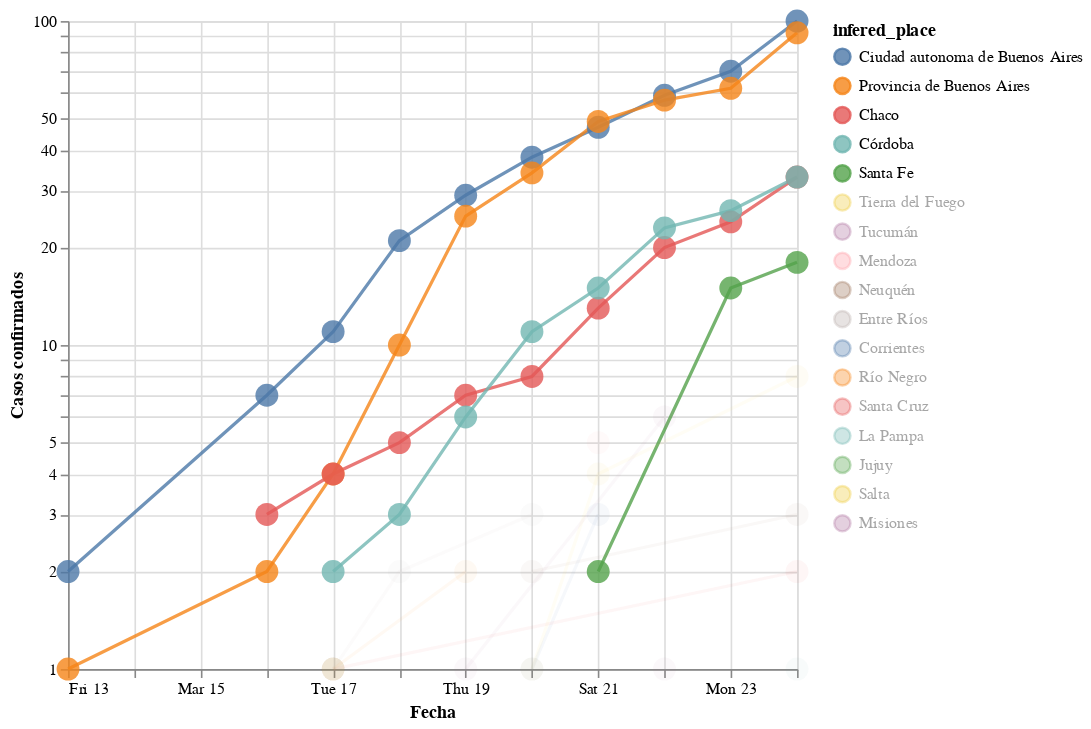

The notebook cell saved with this chart:
### Markdown cell above
### Evolucion en el tiempo de la cantidad de casos totales

Haciendo **Shift+Click** en las provincias que se ven a la derecha, podemos agregar o quitar provincias al gráfico

### Code cell
#hide_input
plot_evolution(cnt_by_place[cnt_by_place >=10].index.tolist())

### Figure 1 — Vega-Lite specification as saved in the notebook (floating-point values rounded to 4 significant figures)
{"config": {"view": {"continuousWidth": 400, "continuousHeight": 300}, "point": {"size": 200}, "title": {"align": "center"}}, "data": {"name": "data-79994ce379de73cce7734e02ce29ea64"}, "mark": {"type": "line", "point": true, "radius": 150}, "encoding": {"color": {"type": "nominal", "field": "infered_place", "sort": ["Ciudad autonoma de Buenos Aires", "Provincia de Buenos Aires", "Chaco", "Córdoba", "Santa Fe", "Tierra del Fuego", "Tucumán", "Mendoza", "Neuquén", "Entre Ríos", "Corrientes", "Río Negro", "Santa Cruz", "La Pampa", "Jujuy", "Salta", "Misiones"]}, "opacity": {"condition": {"value": 0.8, "selection": "selector001"}, "value": 0.05}, "tooltip": [{"type": "nominal", "field": "place"}, {"type": "nominal", "field": "infered_place"}, {"type": "quantitative", "field": "infered_place_score"}, {"type": "quantitative", "field": "infected"}, {"type": "temporal", "field": "date"}, {"type": "quantitative", "field": "days_from_first_infection"}, {"type": "quantitative", "field": "cum_infected"}], "x": {"type": "temporal", "axis": {"title": "Fecha"}, "field": "date"}, "y": {"type": "quantitative", "axis": {"title": "Casos confirmados"}, "field": "cum_infected", "scale": {"type": "log"}}}, "height": 400, "selection": {"selector001": {"type": "multi", "fields": ["infered_place"], "bind": "legend", "init": [{"infered_place": "Ciudad autonoma de Buenos Aires"}, {"infered_place": "Provincia de Buenos Aires"}, {"infered_place": "Chaco"}, {"infered_place": "Córdoba"}, {"infered_place": "Santa Fe"}]}}, "width": 450, "$schema": "https://vega.github.io/schema/vega-lite/v4.0.2.json", "datasets": {"data-79994ce379de73cce7734e02ce29ea64": [{"place": "Ciudad de Buenos Aires", "infered_place": "Ciudad autonoma de Buenos Aires", "infered_place_score": 1.0, "infected": 2, "date": "2020-03-13T00:00:00", "days_from_first_infection": 0, "cum_infected": 2}, {"place": "Ciudad Autónoma de Buenos Aires", "infered_place": "Ciudad autonoma de Buenos Aires", "infered_place_score": 1.0, "infected": 5, "date": "2020-03-16T00:00:00", "days_from_first_infection": 3, "cum_infected": 7}, {"place": "Ciudad Autónoma de Buenos Aires", "infered_place": "Ciudad autonoma de Buenos Aires", "infered_place_score": 1.0, "infected": 4, "date": "2020-03-17T00:00:00", "days_from_first_infection": 4, "cum_infected": 11}, {"place": "Ciudad Autónoma de Buenos Aires", "infered_place": "Ciudad autonoma de Buenos Aires", "infered_place_score": 1.0, "infected": 10, "date": "2020-03-18T00:00:00", "days_from_first_infection": 5, "cum_infected": 21}, {"place": "Ciudad Autónoma de Buenos Aires", "infered_place": "Ciudad autonoma de Buenos Aires", "infered_place_score": 1.0, "infected": 8, "date": "2020-03-19T00:00:00", "days_from_first_infection": 6, "cum_infected": 29}, {"place": "Ciudad Autónoma de Buenos Aires", "infered_place": "Ciudad autonoma de Buenos Aires", "infered_place_score": 1.0, "infected": 9, "date": "2020-03-20T00:00:00", "days_from_first_infection": 7, "cum_infected": 38}, {"place": "Ciudad Autónoma de Buenos Aires", "infered_place": "Ciudad autonoma de Buenos Aires", "infered_place_score": 1.0, "infected": 9, "date": "2020-03-21T00:00:00", "days_from_first_infection": 8, "cum_infected": 47}, {"place": "Ciudad Autónoma de Buenos Aires", "infered_place": "Ciudad autonoma de Buenos Aires", "infered_place_score": 1.0, "infected": 12, "date": "2020-03-22T00:00:00", "days_from_first_infection": 9, "cum_infected": 59}, {"place": "Ciudad Autónoma de Buenos Aires", "infered_place": "Ciudad autonoma de Buenos Aires", "infered_place_score": 1.0, "infected": 11, "date": "2020-03-23T00:00:00", "days_from_first_infection": 10, "cum_infected": 70}, {"place": "Ciudad Autónoma de Buenos Aires", "infered_place": "Ciudad autonoma de Buenos Aires", "infered_place_score": 1.0, "infected": 30, "date": "2020-03-24T00:00:00", "days_from_first_infection": 11, "cum_infected": 100}, {"place": "Buenos Aires y", "infered_place": "Provincia de Buenos Aires", "infered_place_score": 1.0, "infected": 1, "date": "2020-03-13T00:00:00", "days_from_first_infection": 0, "cum_infected": 1}, {"place": "Provincia de Buenos Aires", "infered_place": "Provincia de Buenos Aires", "infered_place_score": 1.0, "infected": 1, "date": "2020-03-16T00:00:00", "days_from_first_infection": 3, "cum_infected": 2}, {"place": "Provincia de Buenos Aires", "infered_place": "Provincia de Buenos Aires", "infered_place_score": 1.0, "infected": 2, "date": "2020-03-17T00:00:00", "days_from_first_infection": 4, "cum_infected": 4}, {"place": "Provi ncia de Buenos Aires", "infered_place": "Provincia de Buenos Aires", "infered_place_score": 1.0, "infected": 6, "date": "2020-03-18T00:00:00", "days_from_first_infection": 5, "cum_infected": 10}, {"place": "Provincia de Buenos Aires", "infered_place": "Provincia de Buenos Aires", "infered_place_score": 1.0, "infected": 15, "date": "2020-03-19T00:00:00", "days_from_first_infection": 6, "cum_infected": 25}, {"place": "Provincia de Buenos Aires", "infered_place": "Provincia de Buenos Aires", "infered_place_score": 1.0, "infected": 9, "date": "2020-03-20T00:00:00", "days_from_first_infection": 7, "cum_infected": 34}, {"place": "Provincia de Buenos Aires", "infered_place": "Provincia de Buenos Aires", "infered_place_score": 1.0, "infected": 15, "date": "2020-03-21T00:00:00", "days_from_first_infection": 8, "cum_infected": 49}, {"place": "Provincia de Buenos Aires", "infered_place": "Provincia de Buenos Aires", "infered_place_score": 1.0, "infected": 8, "date": "2020-03-22T00:00:00", "days_from_first_infection": 9, "cum_infected": 57}, {"place": "Provincia de Buenos Aires", "infered_place": "Provincia de Buenos Aires", "infered_place_score": 1.0, "infected": 5, "date": "2020-03-23T00:00:00", "days_from_first_infection": 10, "cum_infected": 62}, {"place": "Provincia de Buenos Aires", "infered_place": "Provincia de Buenos Aires", "infered_place_score": 1.0, "infected": 30, "date": "2020-03-24T00:00:00", "days_from_first_infection": 11, "cum_infected": 92}, {"place": "Chaco y uno", "infered_place": "Chaco", "infered_place_score": 0.4545, "infected": 3, "date": "2020-03-16T00:00:00", "days_from_first_infection": 0, "cum_infected": 3}, {"place": "Chaco", "infered_place": "Chaco", "infered_place_score": 1.0, "infected": 1, "date": "2020-03-17T00:00:00", "days_from_first_infection": 1, "cum_infected": 4}, {"place": "Chaco", "infered_place": "Chaco", "infered_place_score": 1.0, "infected": 1, "date": "2020-03-18T00:00:00", "days_from_first_infection": 2, "cum_infected": 5}, {"place": "Chaco", "infered_place": "Chaco", "infered_place_score": 1.0, "infected": 2, "date": "2020-03-19T00:00:00", "days_from_first_infection": 3, "cum_infected": 7}, {"place": "Chaco", "infered_place": "Chaco", "infered_place_score": 1.0, "infected": 1, "date": "2020-03-20T00:00:00", "days_from_first_infection": 4, "cum_infected": 8}, {"place": "Chaco", "infered_place": "Chaco", "infered_place_score": 1.0, "infected": 5, "date": "2020-03-21T00:00:00", "days_from_first_infection": 5, "cum_infected": 13}, {"place": "Chaco", "infered_place": "Chaco", "infered_place_score": 1.0, "infected": 7, "date": "2020-03-22T00:00:00", "days_from_first_infection": 6, "cum_infected": 20}, {"place": "Chaco", "infered_place": "Chaco", "infered_place_score": 1.0, "infected": 4, "date": "2020-03-23T00:00:00", "days_from_first_infection": 7, "cum_infected": 24}, {"place": "Chaco", "infered_place": "Chaco", "infered_place_score": 1.0, "infected": 9, "date": "2020-03-24T00:00:00", "days_from_first_infection": 8, "cum_infected": 33}, {"place": "Córdoba", "infered_place": "Córdoba", "infered_place_score": 1.0, "infected": 2, "date": "2020-03-17T00:00:00", "days_from_first_infection": 0, "cum_infected": 2}, {"place": "Córdoba", "infered_place": "Córdoba", "infered_place_score": 1.0, "infected": 1, "date": "2020-03-18T00:00:00", "days_from_first_infection": 1, "cum_infected": 3}, {"place": "Córdoba", "infered_place": "Córdoba", "infered_place_score": 1.0, "infected": 3, "date": "2020-03-19T00:00:00", "days_from_first_infection": 2, "cum_infected": 6}, {"place": "Córdoba", "infered_place": "Córdoba", "infered_place_score": 1.0, "infected": 5, "date": "2020-03-20T00:00:00", "days_from_first_infection": 3, "cum_infected": 11}, {"place": "Córdoba", "infered_place": "Córdoba", "infered_place_score": 1.0, "infected": 4, "date": "2020-03-21T00:00:00", "days_from_first_infection": 4, "cum_infected": 15}, {"place": "Córdoba", "infered_place": "Córdoba", "infered_place_score": 1.0, "infected": 8, "date": "2020-03-22T00:00:00", "days_from_first_infection": 5, "cum_infected": 23}, {"place": "Córdoba", "infered_place": "Córdoba", "infered_place_score": 1.0, "infected": 3, "date": "2020-03-23T00:00:00", "days_from_first_infection": 6, "cum_infected": 26}, {"place": "Córdoba", "infered_place": "Córdoba", "infered_place_score": 1.0, "infected": 7, "date": "2020-03-24T00:00:00", "days_from_first_infection": 7, "cum_infected": 33}, {"place": "Santa Fe", "infered_place": "Santa Fe", "infered_place_score": 1.0, "infected": 2, "date": "2020-03-21T00:00:00", "days_from_first_infection": 0, "cum_infected": 2}, {"place": "Santa Fe", "infered_place": "Santa Fe", "infered_place_score": 1.0, "infected": 13, "date": "2020-03-23T00:00:00", "days_from_first_infection": 2, "cum_infected": 15}, {"place": "Santa Fe", "infered_place": "Santa Fe", "infered_place_score": 1.0, "infected": 3, "date": "2020-03-24T00:00:00", "days_from_first_infection": 3, "cum_infected": 18}, {"place": "Tierra del Fuego", "infered_place": "Tierra del Fuego", "infered_place_score": 1.0, "infected": 1, "date": "2020-03-20T00:00:00", "days_from_first_infection": 0, "cum_infected": 1}, {"place": "Tierra del Fuego", "infered_place": "Tierra del Fuego", "infered_place_score": 1.0, "infected": 3, "date": "2020-03-21T00:00:00", "days_from_first_infection": 1, "cum_infected": 4}, {"place": "Tierra del Fuego", "infered_place": "Tierra del Fuego", "infered_place_score": 1.0, "infected": 4, "date": "2020-03-24T00:00:00", "days_from_first_infection": 4, "cum_infected": 8}, {"place": "Tucumán", "infered_place": "Tucumán", "infered_place_score": 1.0, "infected": 1, "date": "2020-03-19T00:00:00", "days_from_first_infection": 0, "cum_infected": 1}, {"place": "Tucumán", "infered_place": "Tucumán", "infered_place_score": 1.0, "infected": 5, "date": "2020-03-22T00:00:00", "days_from_first_infection": 3, "cum_infected": 6}, {"place": "Mendoza", "infered_place": "Mendoza", "infered_place_score": 1.0, "infected": 5, "date": "2020-03-21T00:00:00", "days_from_first_infection": 0, "cum_infected": 5}, {"place": "Neuquén", "infered_place": "Neuquén", "infered_place_score": 1.0, "infected": 2, "date": "2020-03-20T00:00:00", "days_from_first_infection": 0, "cum_infected": 2}, {"place": "Neuquén", "infered_place": "Neuquén", "infered_place_score": 1.0, "infected": 1, "date": "2020-03-24T00:00:00", "days_from_first_infection": 4, "cum_infected": 3}, {"place": "Entre Ríos", "infered_place": "Entre Ríos", "infered_place_score": 1.0, "infected": 1, "date": "2020-03-17T00:00:00", "days_from_first_infection": 0, "cum_infected": 1}, {"place": "Entre Ríos", "infered_place": "Entre Ríos", "infered_place_score": 1.0, "infected": 1, "date": "2020-03-18T00:00:00", "days_from_first_infection": 1, "cum_infected": 2}, {"place": "Entre Ríos", "infered_place": "Entre Ríos", "infered_place_score": 1.0, "infected": 1, "date": "2020-03-20T00:00:00", "days_from_first_infection": 3, "cum_infected": 3}, {"place": "Corrientes", "infered_place": "Corrientes", "infered_place_score": 1.0, "infected": 1, "date": "2020-03-20T00:00:00", "days_from_first_infection": 0, "cum_infected": 1}, {"place": "Corrientes", "infered_place": "Corrientes", "infered_place_score": 1.0, "infected": 2, "date": "2020-03-21T00:00:00", "days_from_first_infection": 1, "cum_infected": 3}, {"place": "Río Negro", "infered_place": "Río Negro", "infered_place_score": 1.0, "infected": 1, "date": "2020-03-17T00:00:00", "days_from_first_infection": 0, "cum_infected": 1}, {"place": "Rio Negro", "infered_place": "Río Negro", "infered_place_score": 1.0, "infected": 1, "date": "2020-03-19T00:00:00", "days_from_first_infection": 2, "cum_infected": 2}, {"place": "Santa Cruz", "infered_place": "Santa Cruz", "infered_place_score": 1.0, "infected": 1, "date": "2020-03-17T00:00:00", "days_from_first_infection": 0, "cum_infected": 1}, {"place": "Santa Cruz", "infered_place": "Santa Cruz", "infered_place_score": 1.0, "infected": 1, "date": "2020-03-24T00:00:00", "days_from_first_infection": 7, "cum_infected": 2}, {"place": "La Pampa", "infered_place": "La Pampa", "infered_place_score": 1.0, "infected": 1, "date": "2020-03-24T00:00:00", "days_from_first_infection": 0, "cum_infected": 1}, {"place": "Jujuy", "infered_place": "Jujuy", "infered_place_score": 1.0, "infected": 1, "date": "2020-03-17T00:00:00", "days_from_first_infection": 0, "cum_infected": 1}, {"place": "Salt a", "infered_place": "Salta", "infered_place_score": 0.8333, "infected": 1, "date": "2020-03-17T00:00:00", "days_from_first_infection": 0, "cum_infected": 1}, {"place": "Misiones", "infered_place": "Misiones", "infered_place_score": 1.0, "infected": 1, "date": "2020-03-22T00:00:00", "days_from_first_infection": 0, "cum_infected": 1}]}}
